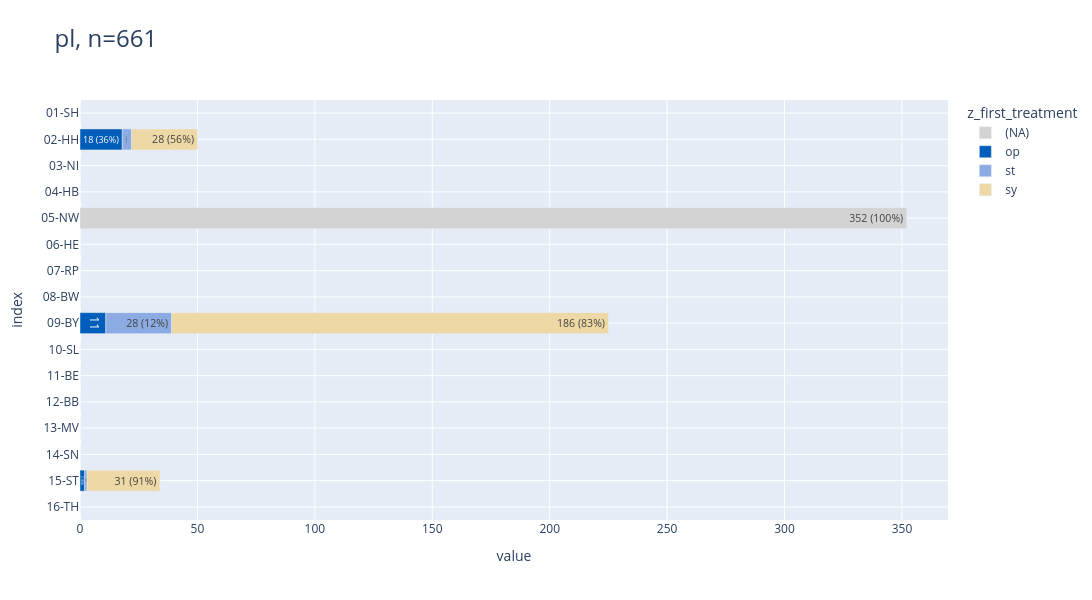

Notebook cell for this chart:
### Code cell
df_delay_kkr = (db_delay
    .project("""
            z_kkr_label,
            case when z_kkr_label = '05-NW' then null else z_first_treatment end as z_first_treatment,
            --z_first_treatment
            """)
    .filter("left(z_kkr_label,2)::int8 in (2,5,9,15)")
    .to_df()
    # .iloc[:,[0,3]]
    )
# df_delay_kkr.sum()
# display(df_delay_kkr.sort_values(["z_kkr_label","z_first_treatment"]))
pls.plot_stacked_bars(
    df_delay_kkr,
    height=600,
    width=1600,
    orientation="h",
    # relative=True,
    show_pct_bar=True,
    kkr_col="z_kkr_label",
    # caption_only_n=True,
    # no_n=True,
    caption="test lol xde",
    title="pl",
    # renderer="png",
    # color_palette="D3",
    # sort_values_index=True,
    )

### Figure 1 — Plotly figure (JSON) as saved in the notebook; plotly's stock layout.template omitted (floating-point values rounded to 4 significant figures)
{"data": [{"hovertemplate": "col=(NA)<br>value=%{x}<br>index=%{y}<br>cnt_pct_bar_str=%{text}<extra></extra>", "legendgroup": "(NA)", "marker": {"color": "lightgray", "pattern": {"shape": ""}}, "name": "(NA)", "orientation": "h", "showlegend": true, "text": ["0", "0", "0", "352 (100%)", "0", "0", "0", "0", "0", "0", "0", "0", "0"], "textposition": "auto", "type": "bar", "x": [0, 0, 0, 352, 0, 0, 0, 0, 0, 0, 0, 0, 0], "xaxis": "x", "y": ["01-SH", "03-NI", "04-HB", "05-NW", "06-HE", "07-RP", "08-BW", "10-SL", "11-BE", "12-BB", "13-MV", "14-SN", "16-TH"], "yaxis": "y"}, {"hovertemplate": "col=op<br>value=%{x}<br>index=%{y}<br>cnt_pct_bar_str=%{text}<extra></extra>", "legendgroup": "op", "marker": {"color": "#005db9", "pattern": {"shape": ""}}, "name": "op", "orientation": "h", "showlegend": true, "text": ["18 (36%)", "11", "2 (6%)"], "textposition": "auto", "type": "bar", "x": [18, 11, 2], "xaxis": "x", "y": ["02-HH", "09-BY", "15-ST"], "yaxis": "y"}, {"hovertemplate": "col=st<br>value=%{x}<br>index=%{y}<br>cnt_pct_bar_str=%{text}<extra></extra>", "legendgroup": "st", "marker": {"color": "#8cabe2", "pattern": {"shape": ""}}, "name": "st", "orientation": "h", "showlegend": true, "text": ["4 (8%)", "28 (12%)", "1"], "textposition": "auto", "type": "bar", "x": [4, 28, 1], "xaxis": "x", "y": ["02-HH", "09-BY", "15-ST"], "yaxis": "y"}, {"hovertemplate": "col=sy<br>value=%{x}<br>index=%{y}<br>cnt_pct_bar_str=%{text}<extra></extra>", "legendgroup": "sy", "marker": {"color": "#eed8a5", "pattern": {"shape": ""}}, "name": "sy", "orientation": "h", "showlegend": true, "text": ["28 (56%)", "186 (83%)", "31 (91%)"], "textposition": "auto", "type": "bar", "x": [28, 186, 31], "xaxis": "x", "y": ["02-HH", "09-BY", "15-ST"], "yaxis": "y"}], "layout": {"barmode": "relative", "height": 600, "legend": {"title": {"text": "z_first_treatment"}, "tracegroupgap": 0, "traceorder": "normal"}, "title": {"font": {"size": 24}, "text": "pl, n=661", "xanchor": "left", "y": 0.95, "yanchor": "top"}, "width": 1600, "xaxis": {"anchor": "y", "domain": [0, 1], "gridwidth": 1, "range": [0, 369.6], "showgrid": true, "title": {"text": "value"}}, "yaxis": {"anchor": "x", "categoryarray": ["16-TH", "15-ST", "14-SN", "13-MV", "12-BB", "11-BE", "10-SL", "09-BY", "08-BW", "07-RP", "06-HE", "05-NW", "04-HB", "03-NI", "02-HH", "01-SH"], "categoryorder": "array", "domain": [0, 1], "gridwidth": 1, "showgrid": true, "title": {"text": "index"}}}}
